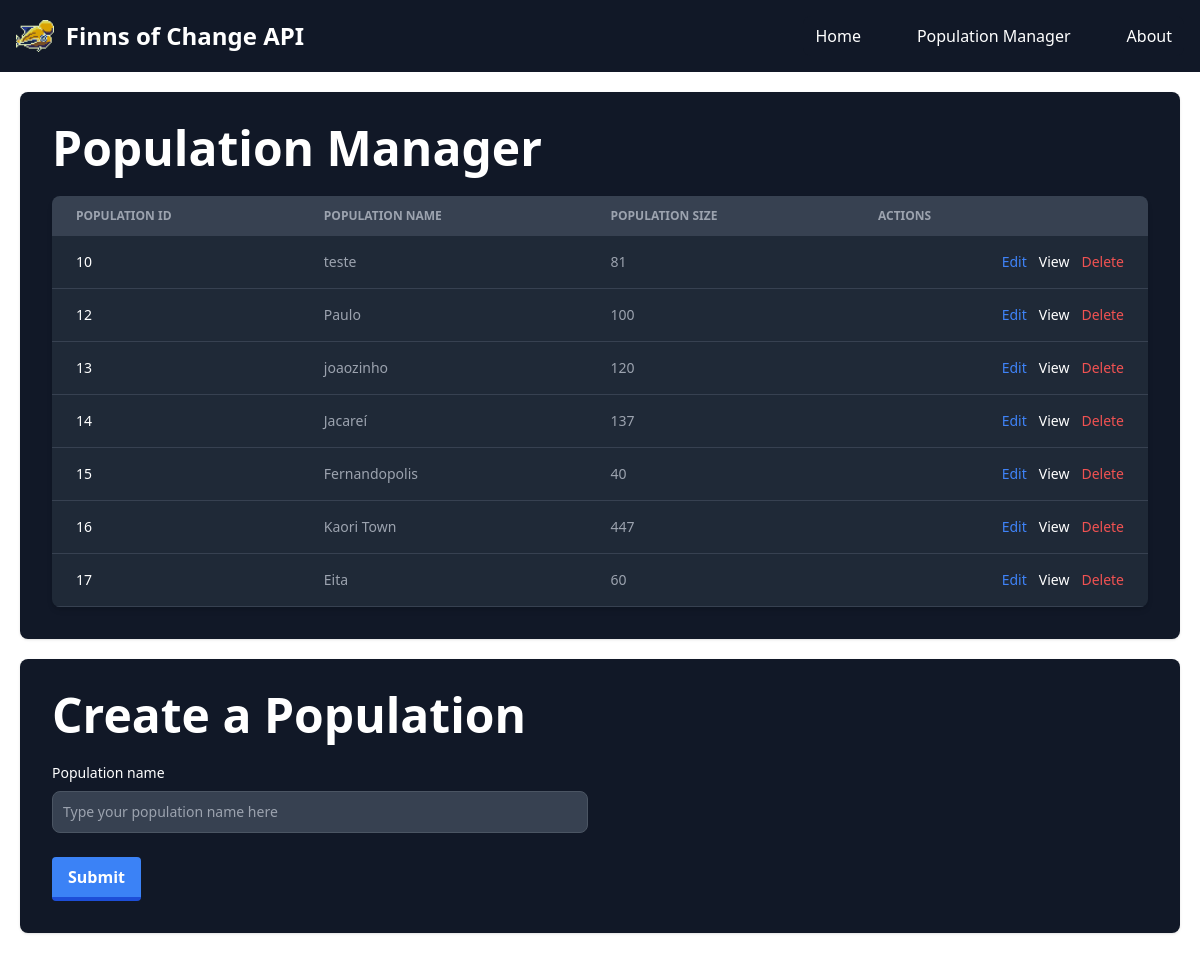
Before: /populations with the older database file.
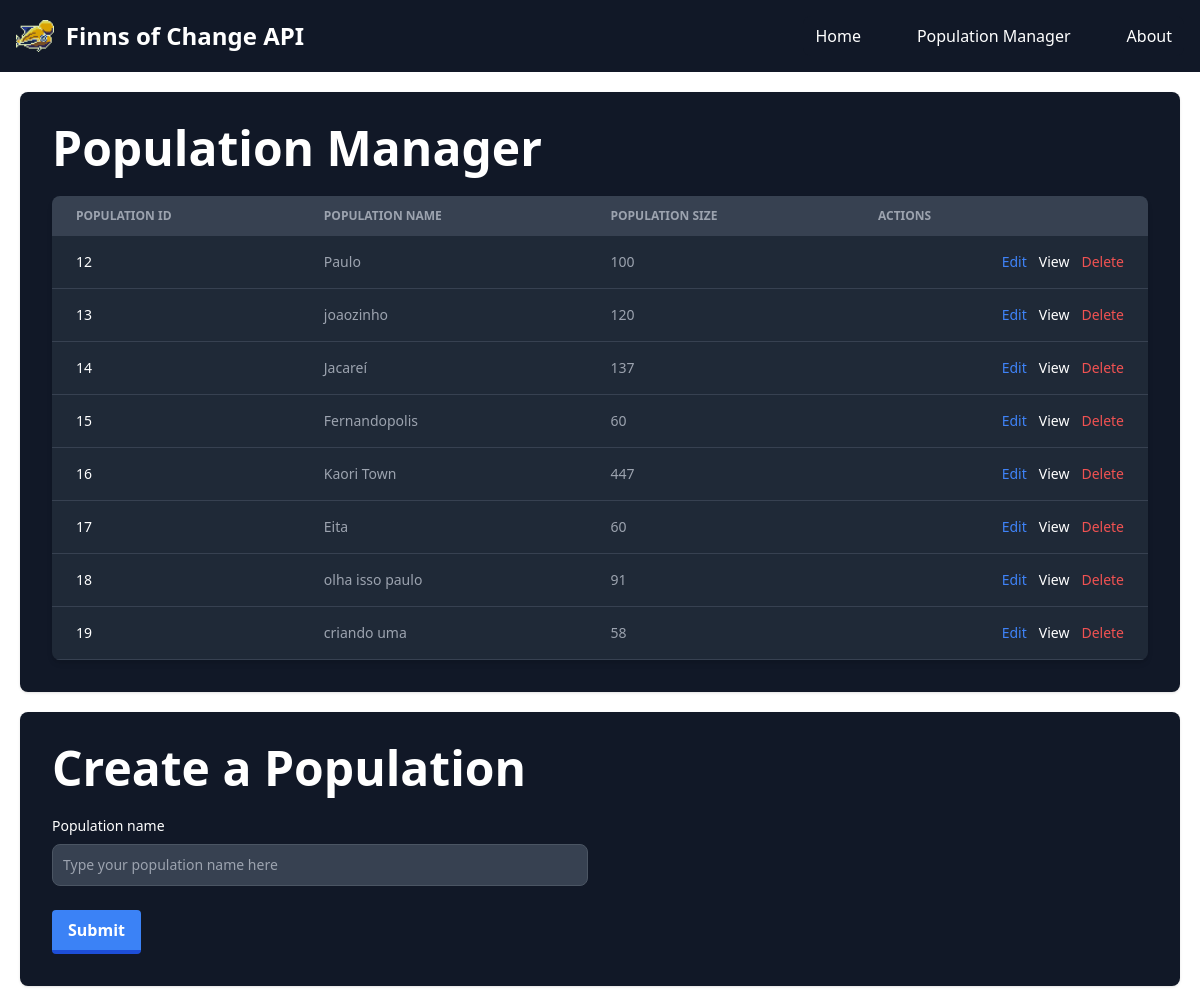
After: the same page with the newer database file.
### tables this page shows
CREATE TABLE population (
               id INTEGER PRIMARY KEY AUTOINCREMENT,
               name TEXT
               );

### app/api/routes.py (the view)
@api.route('/populations', methods=['GET','POST'])
def population_route():
    if request.method == 'GET':
        result = get_populations()
        return render_template('create_population.html', populations=result)
    elif request.method == 'POST':
        name = request.form['name']
        add_population(name)
        return redirect('/populations')

### app/database/operations.py (called while the page is built)
def get_populations():
    conn = sqlite3.connect('fishes.db')
    conn.row_factory = sqlite3.Row
    cursor = conn.cursor()
    cursor.execute("""
        SELECT
            p.id,
            p.name,
            COUNT(i.id) as population_size
        FROM population p
        LEFT JOIN individuals i ON p.id = i.population_id
        GROUP BY p.id
        """)
    results = cursor.fetchall()
    cursor.close()
    conn.close()
    populations = []
    for row in results:
        populations.append({
            'id':row[0],
            'name':row[1],
            'population_size':row[2]
        })
    return populations

### app/templates/create_population.html (shortened to what this page needs)
{% extends 'base.html' %}
{% block content %}
<div class="bg-white dark:bg-gray-900 shadow rounded-lg p-8 relative" style="margin-bottom: 20px;">
    <div class="flex items-center justify-between mb-6">
        <h2 class="text-5xl font-bold text-gray-900 dark:text-white text-center">Population Manager</h2>
    </div>
    <div class="relative overflow-x-auto shadow-md sm:rounded-lg mt-6">
        <table class="w-full text-sm text-left rtl:text-right text-gray-500 dark:text-gray-400">
            <thead class="text-xs text-gray-700 uppercase bg-gray-50 dark:bg-gray-700 dark:text-gray-400">
                <tr>
                    <th scope="col" class="px-6 py-3">
                        Population ID
                    </th>
                    <th scope="col" class="px-6 py-3">
                        Population Name
                    </th>
                    <th scope="col" class="px-6 py-3">
                        Population Size
                    </th>
                    <th scope="col" class="px-6 py-3">
                        Actions
                    </th>
                </tr>
            </thead>
            <tbody>
                {% for pop in populations %}
                <tr class="bg-white border-b dark:bg-gray-800 dark:border-gray-700 border-gray-200 hover:bg-gray-50 dark:hover:bg-gray-600">
                    <th scope="row" class="px-6 py-4 font-medium text-gray-900 whitespace-nowrap dark:text-white">
                        {{ pop['id'] }}
                    </th>
                    <td class="px-6 py-4">
                        {{ pop['name'] }}
                    </td>
                    <td class="px-6 py-4">
                        {{ pop['population_size'] }}
                    </td>
                    <td class="px-6 py-4 text-right">
                        <div class="flex justify-end items-center gap-3">
                            <a href="{{ url_for('api.list_individuals', population_id=pop.id) }}" class="font-medium text-blue-600 dark:text-blue-500 hover:underline">Edit</a>
                            <a href="{{ url_for('api.index', population=pop.id) }}" class="font-medium text-blue-600 dark:text-white hover:underline">View</a>
                            <form method="POST" action="/delete/population/{{ pop.id }}" onsubmit="return confirmDelete()">
                                <button type="submit" class="font-medium text-blue-600 dark:text-red-500 hover:underline">Delete</button>
                            </form>
                        </div>
                    </td>
                </tr>
                {% endfor %}
            </tbody>
        </table>
    </div>
</div>
<div class="bg-white dark:bg-gray-900 shadow rounded-lg p-8 relative" style="margin-top: 20px;">
    <div class="flex items-center justify-between mb-6">
        <h2 class="text-5xl font-bold text-gray-900 dark:text-white text-center">Create a Population</h2>
    </div>
    <form action="/populations" method="post">
            <div class="grid gap-6 mb-6 md:grid-cols-2">
                <div>
                    <label for="population_name" class="block mb-2 text-sm text-darkblue dark:text-white">Population name</label>
                    <input name="name" type="text" id="first_name" class="bg-gray-50 border border-gray-300 text-gray-900 text-sm rounded-lg focus:ring-blue-500 focus:border-blue-500 block w-full p-2.5 dark:bg-gray-700 dark:border-gray-600 dark:placeholder-gray-400 dark:text-white dark:focus:ring-blue-500 dark:focus:border-blue-500" placeholder="Type your population name here" required />
                </div>
            </div>
            <div>
                <button type="submit" class="bg-blue-500 hover:bg-blue-900 text-white font-bold py-2 px-4 border-b-4 border-blue-700 hover:border-blue-500 rounded">
                Submit
                </button>
            </div>
    </form>
</div>
{% endblock %}

### app/templates/base.html (shortened to what this page needs)
<!DOCTYPE html>
<html class="dark">
<head>
    <link href="https://cdnjs.cloudflare.com/ajax/libs/flowbite/2.3.0/flowbite.min.css" rel="stylesheet" />
    <script src="https://cdn.tailwindcss.com"></script>
</head>
<body class="dark">
    <nav class="bg-white border-gray-200 dark:bg-gray-900">
        <div class="max-w-screen-xl flex flex-wrap items-center justify-between mx-auto p-4">
            <a href="{{ url_for('api.index') }}" class="flex items-center space-x-3 rtl:space-x-reverse">
                <img src="{{ url_for('static', filename='images/fish_logo.png') }}" class="h-8" alt="FoC Logo" />
                <span class="self-center text-2xl font-semibold whitespace-nowrap dark:text-white">Finns of Change API</span>
            </a>
            <div class="hidden w-full md:block md:w-auto" id="navbar-default">
                <ul class="font-medium flex flex-col p-4 md:p-0 mt-4 border border-gray-100 rounded-lg bg-gray-50 md:flex-row md:space-x-8 rtl:space-x-reverse md:mt-0 md:border-0 md:bg-white dark:bg-gray-800 md:dark:bg-gray-900 dark:border-gray-700">
                    <li><a href="/" class="block py-2 px-3 text-white hover:text-blue-500">Home</a></li>
                    <li><a href="/populations" class="block py-2 px-3 text-white hover:text-blue-500">Population Manager</a></li>
                    <li><a href="/individuals" class="block py-2 px-3 text-white hover:text-blue-500">About</a></li>
                </ul>
            </div>
        </div>
    </nav>
    <div class="content-wrapper">
        {% block content %}{% endblock %}
    </div>
</body>
</html>

### app/templates/base.html (style rules this page uses)
.content-wrapper { position: relative; z-index: 1; padding: 20px; }
.bg-white { background-color: rgba(255, 255, 255, 0.8); }

Changed rows visible on the page:
removed population: id "10", name "teste", population_size "81"
computed for population "Fernandopolis": population_size "40" → "60"
added population: id "18", name "olha isso paulo", population_size "91"
added population: id "19", name "criando uma", population_size "58"
